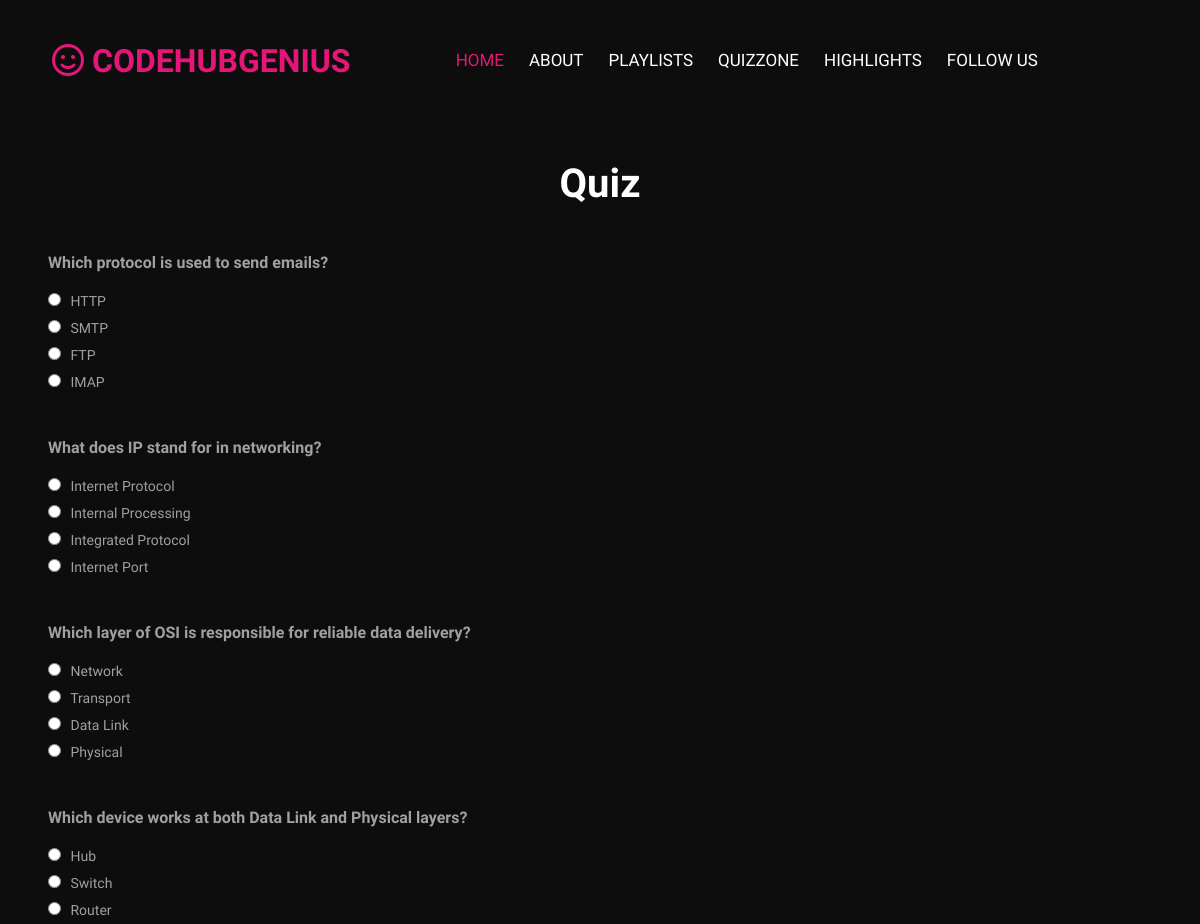
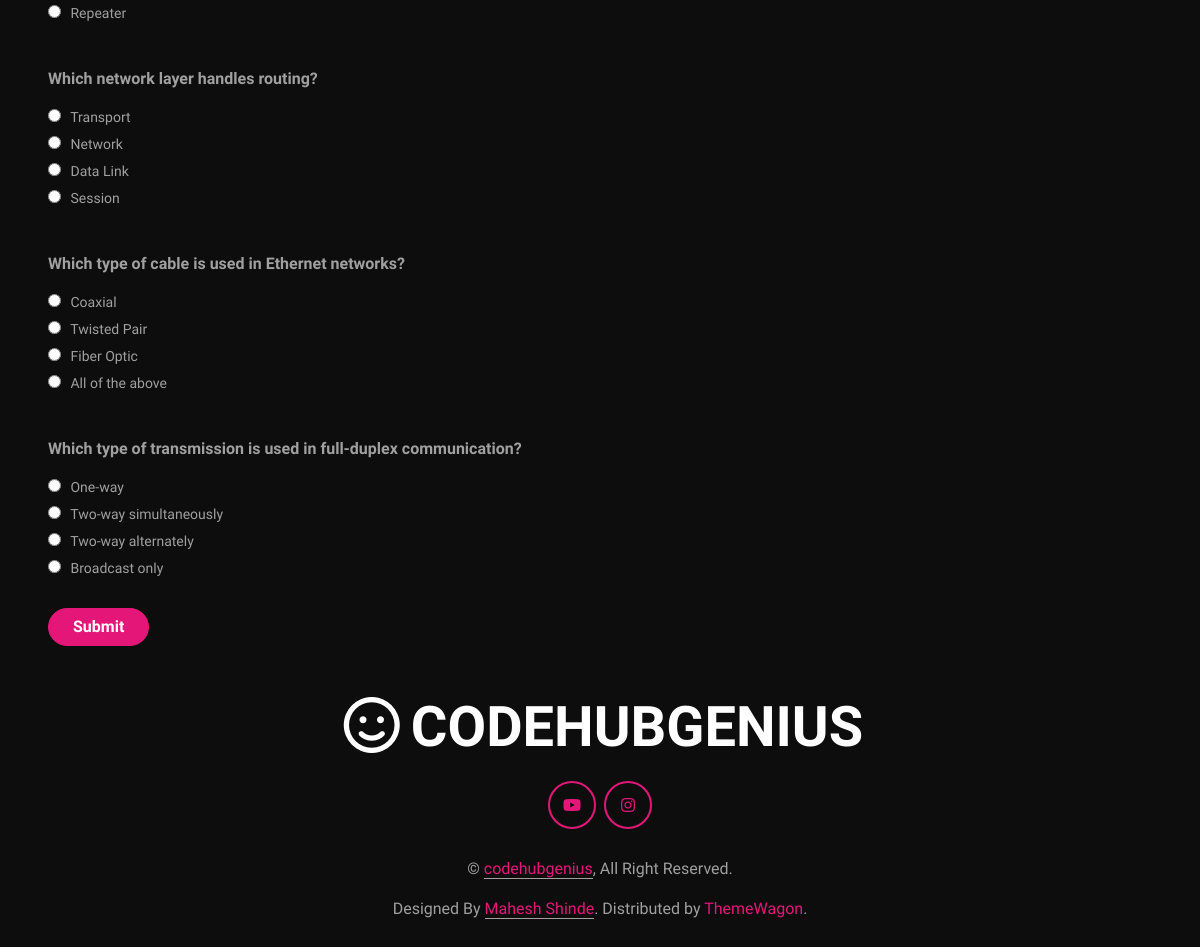
Page /QuizZone/ on the committed database (2 pictures, top to bottom).
### app/models.py (models this page shows, shortened)
class Question(models.Model):
    text= models.CharField(max_length=500)

class Option(models.Model):
    question = models.ForeignKey(
        Question,
        on_delete = models.CASCADE,
        related_name='Option'
    )
    text = models.CharField(max_length=200)
    is_correct = models.BooleanField(default=False)

### app/views.py (the view, shortened to what this page needs)
# urls.py: path('QuizZone/', views.Quiz, name='QuizSection'),
def Quiz(request):
    if 'quiz_questions' in request.session:
        random_ids = request.session['quiz_questions']
    else:
        QUESTION_COUNT = 7
        all_ids = list(Question.objects.values_list('id', flat=True))
        if len(all_ids) < QUESTION_COUNT:
            QUESTION_COUNT = len(all_ids)
        random_ids = random.sample(all_ids, QUESTION_COUNT)
        request.session['quiz_questions'] = random_ids
    questions = (
        Question.objects
        .filter(id__in=random_ids)
        .prefetch_related('Option')
    )
    score = 0
    total = questions.count()
    result = None
    correct_answers = {}
    return render(request, "QuizZone.html", {
        "questions": questions,
        "result": result,
    })

### templates/QuizZone.html (shortened to what this page needs)
{% extends 'base.html' %}
{% block content %}
<h1 class="title-center belownavbar text-center " > Quiz </h1>
<div class="title mx-5 wow fadeInUp">
    <form method="POST">
    {% for question in questions %}
       <div class="inbetweenquestion">
        <div class="question-text">
            <p>{{question.text}}</p>
        </div class="option-item">
        {% for option in question.Option.all %}
        <label class="option-item">
         <input
                type="radio"
                name="question_{{ question.id }}"
                value="{{option.id}}"
        > {{option.text}}
        </label>
         {% endfor %}
    {% endfor %}
     <button type="submit" class="btn btn-primary px-4  top-0 end-0 me-2 upsidespacing">Submit</button>
       </form>
{% endblock %}

### templates/base.html (shortened to what this page needs)
{%load static%}
<!DOCTYPE html>
<html lang="en">
<head>
    <link href="https://cdnjs.cloudflare.com/ajax/libs/font-awesome/7.0.0/css/all.min.css" rel="stylesheet">
    <link href="https://cdn.jsdelivr.net/npm/bootstrap-icons@1.4.1/font/bootstrap-icons.css" rel="stylesheet">
    <link href="{% static 'lib/animate/animate.min.css' %}" rel="stylesheet">
    <link href="{% static 'lib/lightbox/css/lightbox.min.css' %}" rel="stylesheet">
    <link href="{% static 'lib/owlcarousel/assets/owl.carousel.min.css' %}" rel="stylesheet">
    <link href="{% static 'css/bootstrap.min.css' %}" rel="stylesheet">
    <link href="{% static 'css/style.css' %}" rel="stylesheet">
</head>
<body>
    {% include 'header.html' %}
    {% block content %}
    {% endblock  %}
    {% include 'footer.html' %}
</body>
</html>

### templates/header.html (shortened to what this page needs)
   {%load static%}
   <header>
    <div class="container-fluid p-0 scrolling" id="Header">
        <nav class="navbar navbar-expand-lg navbar-dark px-lg-5">
            <a href="index.html" class="navbar-brand ms-4 ms-lg-0">
                <h2 class="mb-0 text-primary text-uppercase"><i class="fa-regular fa-face-smile me-1"></i>codehubgenius</h2>
            </a>
            <div class="collapse navbar-collapse" id="navbarCollapse">
                <div class="navbar-nav mx-auto p-4 p-lg-0">
                    <a href="#Header" class="nav-item nav-link jsnavignation active" >Home</a>
                    <a href="#About" class="nav-item nav-link jsnavignation"   >About</a>
                    <a href="#Playlists" class="nav-item nav-link jsnavignation"  >Playlists</a>
                    <a href="#QuizZone" class="nav-item nav-link jsnavignation"  >QuizZone</a>
                    <a href="#Overview" class="nav-item nav-link jsnavignation"  >Highlights</a>
                     <a href="#Followus" class="nav-item nav-link jsnavignation" >Follow Us</a>
            </div>
        </nav>
    </div>
</header>

### templates/footer.html (shortened to what this page needs)
{%load static%}
<footer>
        <div class="container text-center py-5 scrolling" id="Followus">
            <a href="index.html">
                <h1 class="display-4 mb-3 text-white text-uppercase"><i
                        class="fa-regular fa-face-smile me-1"></i>codehubgenius</h1>
            </a>
            <div class="d-flex justify-content-center mb-4">
                <a class="btn btn-lg-square btn-outline-primary border-2 m-1" href="https://youtube.com/@codehubgenius?si=ELLHTYGPBxZlrbeM"><i
                        class="fab fa-youtube"></i></a>
                <a class="btn btn-lg-square btn-outline-primary border-2 m-1" href="https://www.instagram.com/codehubgenius?igsh=MWMyMTJ0d2plcGZHhYw==" target="_blank"><i
                        class="fab fa-instagram"></i></a>
            </div>
            <p>&copy; <a class="border-bottom" href="#">codehubgenius</a>, All Right Reserved.</p>
            <p class="mb-0">Designed By <a class="border-bottom" href="https://htmlcodex.com">Mahesh Shinde</a>. Distributed by <a href="https://themewagon.com" target="_blank">ThemeWagon</a>.</p>
        </div>
    </div>

### css/style.css (style rules this page uses)
.btn { font-weight: 600; transition: .5s; border-radius: 50px; }
.btn-lg-square { width: 48px; height: 48px; }
.btn-square, .btn-sm-square, .btn-lg-square { padding: 0; display: flex; align-items: center; justify-content: center; font-weight: inherit; }
.btn-primary { color: var(--bs-white); }
.navbar { position: absolute; width: 100%; top: 0; left: 0; z-index: 9; transition: .5s; }
.navbar .navbar-nav .nav-link { margin-right: 25px; padding: 40px 0; color: var(--bs-white); font-size: 17px; text-transform: uppercase; outline: none; transition: .5s; }
.navbar .navbar-nav .nav-link:hover, .navbar .navbar-nav .nav-link.active { color: var(--bs-primary); }
.title { margin-bottom: 2rem; }
.inbetweenquestion { margin-bottom: 25px; margin-top: 43px; }
.question-text { font-size: 16px; font-weight: 600; margin-bottom: 10px; }
.option-item { display: block; font-size: 14px; margin-bottom: 6px; cursor: pointer; }
.option-item input { margin-right: 6px; }
.upsidespacing { margin-top: 23px; }
.question-text { font-weight: 600; font-size: 16px; margin-bottom: 6px; }

### rows in the picture
Question: text "Which protocol is used to send emails?"
Option: text "HTTP"
Option: text "SMTP"
Option: text "FTP"
Option: text "IMAP"
Question: text "What does IP stand for in networking?"
Option: text "Internet Protocol"
Option: text "Internal Processing"
Option: text "Integrated Protocol"
Option: text "Internet Port"
Question: text "Which layer of OSI is responsible for reliable data delivery?"
Option: text "Network"
Option: text "Transport"
Option: text "Data Link"
Option: text "Physical"
Question: text "Which device works at both Data Link and Physical layers?"
Option: text "Hub"
Option: text "Switch"
Option: text "Router"
Option: text "Repeater"
Question: text "Which network layer handles routing?"
Option: text "Transport"
Option: text "Network"
Option: text "Data Link"
Option: text "Session"
Question: text "Which type of cable is used in Ethernet networks?"
Option: text "Coaxial"
Option: text "Twisted Pair"
Option: text "Fiber Optic"
Option: text "All of the above"
Question: text "Which type of transmission is used in full-duplex communication?"
Option: text "One-way"
Option: text "Two-way simultaneously"
Option: text "Two-way alternately"
Option: text "Broadcast only"
